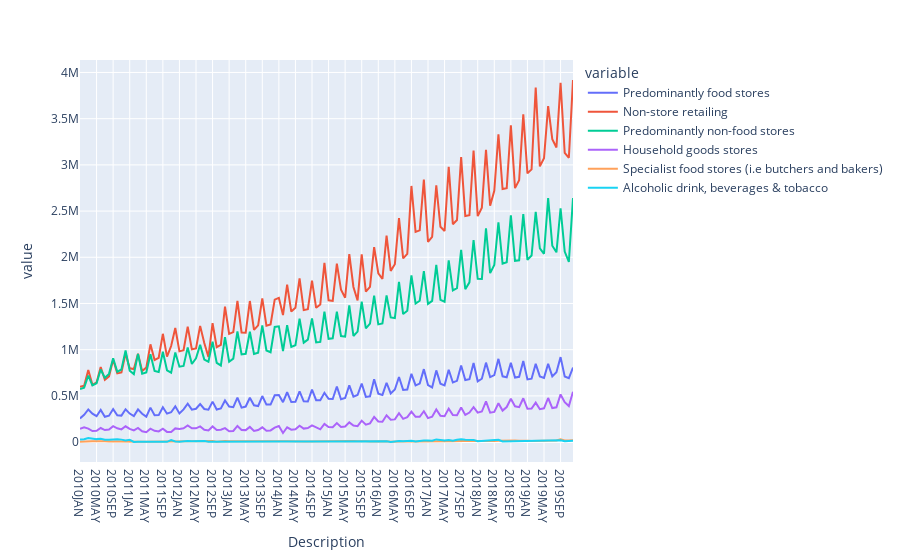

Notebook code for this chart:
### Code cell
import plotly.express as px # linechart to show value of sales across selected timeline - during covid
dfb = df_preCOVID
df = px.data.tips()
fig = px.line(dfb, x='Description', y=['Predominantly food stores', 'Non-store retailing', 'Predominantly non-food stores', 'Household goods stores', 'Specialist food stores (i.e butchers and bakers)', 'Alcoholic drink, beverages & tobacco', 'Household goods stores'])
fig.show()
